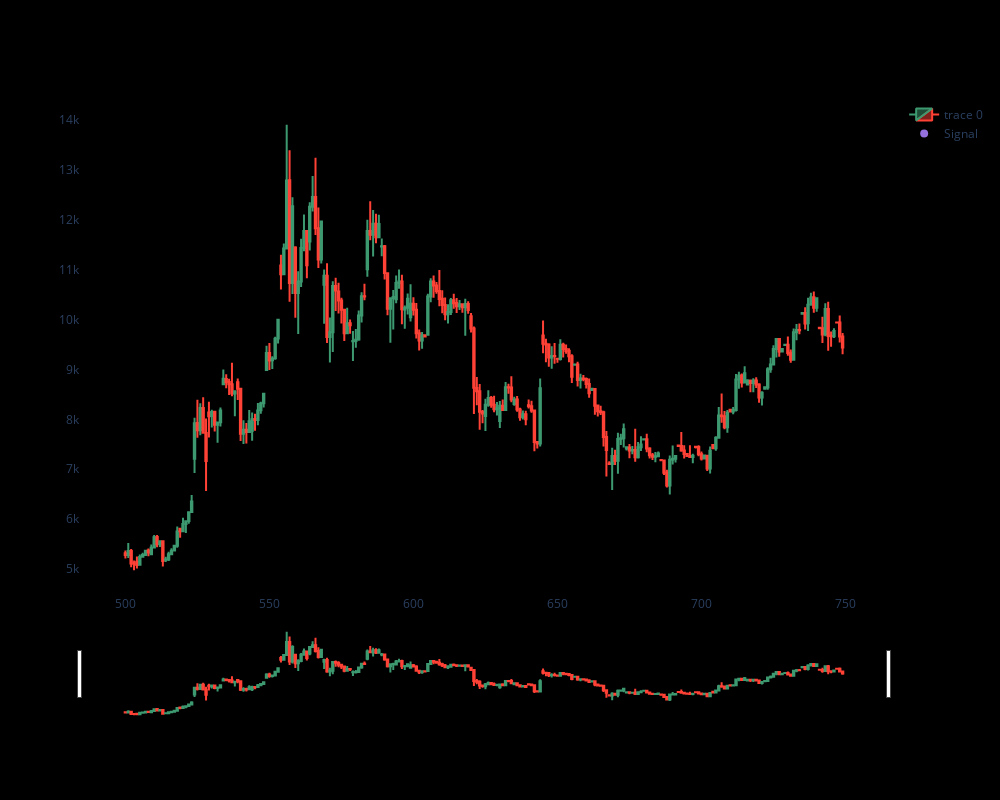

The notebook cell saved with this chart:
### Code cell
data['pointpos'] = data.apply(lambda row: pointpos(row,"signal"), axis=1)
plot_with_signal(data[500:750])

### Figure 1 — Plotly figure (JSON) as saved in the notebook; plotly's stock layout.template omitted (floating-point values rounded to 4 significant figures; data arrays with more than 128 entries replaced by an {"elided": "..."} marker saying what was removed)
{"data": [{"close": {"elided": "250 int values"}, "high": {"elided": "250 int values"}, "low": {"elided": "250 int values"}, "open": {"elided": "250 int values"}, "type": "candlestick", "x": {"elided": "250 int values"}}, {"marker": {"color": "MediumPurple", "size": 8}, "mode": "markers", "name": "Signal", "type": "scatter", "x": {"elided": "250 int values"}, "y": {"elided": "250 float values"}}], "layout": {"autosize": false, "height": 800, "paper_bgcolor": "black", "plot_bgcolor": "black", "width": 1000, "xaxis": {"gridcolor": "black"}, "yaxis": {"gridcolor": "black"}}}
